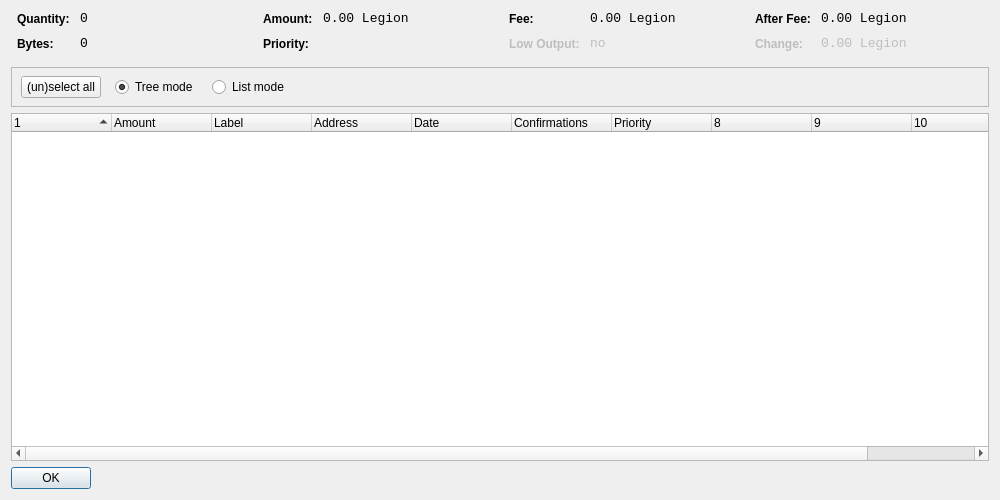
<?xml version="1.0" encoding="UTF-8"?>
<ui version="4.0">
 <class>CoinControlDialog</class>
 <widget class="QDialog" name="CoinControlDialog">
  <property name="geometry">
   <rect>
    <x>0</x>
    <y>0</y>
    <width>1000</width>
    <height>500</height>
   </rect>
  </property>
  <property name="windowTitle">
   <string>Coin Control</string>
  </property>
  <layout class="QVBoxLayout" name="verticalLayout">
   <item>
    <layout class="QHBoxLayout" name="horizontalLayoutTop" stretch="0,0,0,0">
     <property name="topMargin">
      <number>0</number>
     </property>
     <property name="bottomMargin">
      <number>10</number>
     </property>
     <item>
      <layout class="QFormLayout" name="formLayoutCoinControl1">
       <property name="horizontalSpacing">
        <number>10</number>
       </property>
       <property name="verticalSpacing">
        <number>10</number>
       </property>
       <property name="leftMargin">
        <number>6</number>
       </property>
       <property name="rightMargin">
        <number>6</number>
       </property>
       <item row="0" column="0">
        <widget class="QLabel" name="labelCoinControlQuantityText">
         <property name="styleSheet">
          <string notr="true">font-weight:bold;</string>
         </property>
         <property name="text">
          <string>Quantity:</string>
         </property>
        </widget>
       </item>
       <item row="0" column="1">
        <widget class="QLabel" name="labelCoinControlQuantity">
         <property name="font">
          <font>
           <family>Monospace</family>
           <pointsize>10</pointsize>
          </font>
         </property>
         <property name="cursor">
          <cursorShape>IBeamCursor</cursorShape>
         </property>
         <property name="contextMenuPolicy">
          <enum>Qt::ActionsContextMenu</enum>
         </property>
         <property name="text">
          <string notr="true">0</string>
         </property>
         <property name="textInteractionFlags">
          <set>Qt::LinksAccessibleByMouse|Qt::TextSelectableByKeyboard|Qt::TextSelectableByMouse</set>
         </property>
        </widget>
       </item>
       <item row="1" column="0">
        <widget class="QLabel" name="labelCoinControlBytesText">
         <property name="styleSheet">
          <string notr="true">font-weight:bold;</string>
         </property>
         <property name="text">
          <string>Bytes:</string>
         </property>
        </widget>
       </item>
       <item row="1" column="1">
        <widget class="QLabel" name="labelCoinControlBytes">
         <property name="font">
          <font>
           <family>Monospace</family>
           <pointsize>10</pointsize>
          </font>
         </property>
         <property name="cursor">
          <cursorShape>IBeamCursor</cursorShape>
         </property>
         <property name="contextMenuPolicy">
          <enum>Qt::ActionsContextMenu</enum>
         </property>
         <property name="text">
          <string notr="true">0</string>
         </property>
         <property name="textInteractionFlags">
          <set>Qt::LinksAccessibleByMouse|Qt::TextSelectableByKeyboard|Qt::TextSelectableByMouse</set>
         </property>
        </widget>
       </item>
      </layout>
     </item>
     <item>
      <layout class="QFormLayout" name="formLayoutCoinControl2">
       <property name="horizontalSpacing">
        <number>10</number>
       </property>
       <property name="verticalSpacing">
        <number>10</number>
       </property>
       <property name="leftMargin">
        <number>6</number>
       </property>
       <property name="rightMargin">
        <number>6</number>
       </property>
       <item row="0" column="0">
        <widget class="QLabel" name="labelCoinControlAmountText">
         <property name="styleSheet">
          <string notr="true">font-weight:bold;</string>
         </property>
         <property name="text">
          <string>Amount:</string>
         </property>
        </widget>
       </item>
       <item row="0" column="1">
        <widget class="QLabel" name="labelCoinControlAmount">
         <property name="font">
          <font>
           <family>Monospace</family>
           <pointsize>10</pointsize>
          </font>
         </property>
         <property name="cursor">
          <cursorShape>IBeamCursor</cursorShape>
         </property>
         <property name="contextMenuPolicy">
          <enum>Qt::ActionsContextMenu</enum>
         </property>
         <property name="text">
          <string notr="true">0.00 Legion</string>
         </property>
         <property name="textInteractionFlags">
          <set>Qt::LinksAccessibleByMouse|Qt::TextSelectableByKeyboard|Qt::TextSelectableByMouse</set>
         </property>
        </widget>
       </item>
       <item row="1" column="0">
        <widget class="QLabel" name="labelCoinControlPriorityText">
         <property name="styleSheet">
          <string notr="true">font-weight:bold;</string>
         </property>
         <property name="text">
          <string>Priority:</string>
         </property>
        </widget>
       </item>
       <item row="1" column="1">
        <widget class="QLabel" name="labelCoinControlPriority">
         <property name="font">
          <font>
           <family>Monospace</family>
           <pointsize>10</pointsize>
          </font>
         </property>
         <property name="cursor">
          <cursorShape>IBeamCursor</cursorShape>
         </property>
         <property name="contextMenuPolicy">
          <enum>Qt::ActionsContextMenu</enum>
         </property>
         <property name="text">
          <string/>
         </property>
         <property name="textInteractionFlags">
          <set>Qt::LinksAccessibleByMouse|Qt::TextSelectableByKeyboard|Qt::TextSelectableByMouse</set>
         </property>
        </widget>
       </item>
      </layout>
     </item>
     <item>
      <layout class="QFormLayout" name="formLayoutCoinControl3">
       <property name="horizontalSpacing">
        <number>10</number>
       </property>
       <property name="verticalSpacing">
        <number>10</number>
       </property>
       <property name="leftMargin">
        <number>6</number>
       </property>
       <property name="rightMargin">
        <number>6</number>
       </property>
       <item row="0" column="0">
        <widget class="QLabel" name="labelCoinControlFeeText">
         <property name="styleSheet">
          <string notr="true">font-weight:bold;</string>
         </property>
         <property name="text">
          <string>Fee:</string>
         </property>
        </widget>
       </item>
       <item row="0" column="1">
        <widget class="QLabel" name="labelCoinControlFee">
         <property name="font">
          <font>
           <family>Monospace</family>
           <pointsize>10</pointsize>
          </font>
         </property>
         <property name="cursor">
          <cursorShape>IBeamCursor</cursorShape>
         </property>
         <property name="contextMenuPolicy">
          <enum>Qt::ActionsContextMenu</enum>
         </property>
         <property name="text">
          <string notr="true">0.00 Legion</string>
         </property>
         <property name="textInteractionFlags">
          <set>Qt::LinksAccessibleByMouse|Qt::TextSelectableByKeyboard|Qt::TextSelectableByMouse</set>
         </property>
        </widget>
       </item>
       <item row="1" column="0">
        <widget class="QLabel" name="labelCoinControlLowOutputText">
         <property name="enabled">
          <bool>false</bool>
         </property>
         <property name="styleSheet">
          <string notr="true">font-weight:bold;</string>
         </property>
         <property name="text">
          <string>Low Output:</string>
         </property>
        </widget>
       </item>
       <item row="1" column="1">
        <widget class="QLabel" name="labelCoinControlLowOutput">
         <property name="enabled">
          <bool>false</bool>
         </property>
         <property name="font">
          <font>
           <family>Monospace</family>
           <pointsize>10</pointsize>
          </font>
         </property>
         <property name="cursor">
          <cursorShape>IBeamCursor</cursorShape>
         </property>
         <property name="contextMenuPolicy">
          <enum>Qt::ActionsContextMenu</enum>
         </property>
         <property name="text">
          <string notr="true">no</string>
         </property>
         <property name="textInteractionFlags">
          <set>Qt::LinksAccessibleByMouse|Qt::TextSelectableByKeyboard|Qt::TextSelectableByMouse</set>
         </property>
        </widget>
       </item>
      </layout>
     </item>
     <item>
      <layout class="QFormLayout" name="formLayoutCoinControl4">
       <property name="horizontalSpacing">
        <number>10</number>
       </property>
       <property name="verticalSpacing">
        <number>10</number>
       </property>
       <property name="leftMargin">
        <number>6</number>
       </property>
       <property name="rightMargin">
        <number>6</number>
       </property>
       <item row="0" column="0">
        <widget class="QLabel" name="labelCoinControlAfterFeeText">
         <property name="styleSheet">
          <string notr="true">font-weight:bold;</string>
         </property>
         <property name="text">
          <string>After Fee:</string>
         </property>
        </widget>
       </item>
       <item row="0" column="1">
        <widget class="QLabel" name="labelCoinControlAfterFee">
         <property name="font">
          <font>
           <family>Monospace</family>
           <pointsize>10</pointsize>
          </font>
         </property>
         <property name="cursor">
          <cursorShape>IBeamCursor</cursorShape>
         </property>
         <property name="contextMenuPolicy">
          <enum>Qt::ActionsContextMenu</enum>
         </property>
         <property name="text">
          <string notr="true">0.00 Legion</string>
         </property>
         <property name="textInteractionFlags">
          <set>Qt::LinksAccessibleByMouse|Qt::TextSelectableByKeyboard|Qt::TextSelectableByMouse</set>
         </property>
        </widget>
       </item>
       <item row="1" column="0">
        <widget class="QLabel" name="labelCoinControlChangeText">
         <property name="enabled">
          <bool>false</bool>
         </property>
         <property name="styleSheet">
          <string notr="true">font-weight:bold;</string>
         </property>
         <property name="text">
          <string>Change:</string>
         </property>
        </widget>
       </item>
       <item row="1" column="1">
        <widget class="QLabel" name="labelCoinControlChange">
         <property name="enabled">
          <bool>false</bool>
         </property>
         <property name="font">
          <font>
           <family>Monospace</family>
           <pointsize>10</pointsize>
          </font>
         </property>
         <property name="cursor">
          <cursorShape>IBeamCursor</cursorShape>
         </property>
         <property name="contextMenuPolicy">
          <enum>Qt::ActionsContextMenu</enum>
         </property>
         <property name="text">
          <string notr="true">0.00 Legion</string>
         </property>
         <property name="textInteractionFlags">
          <set>Qt::LinksAccessibleByMouse|Qt::TextSelectableByKeyboard|Qt::TextSelectableByMouse</set>
         </property>
        </widget>
       </item>
      </layout>
     </item>
    </layout>
   </item>
   <item>
    <widget class="QFrame" name="frame">
     <property name="minimumSize">
      <size>
       <width>0</width>
       <height>40</height>
      </size>
     </property>
     <property name="frameShape">
      <enum>QFrame::StyledPanel</enum>
     </property>
     <property name="frameShadow">
      <enum>QFrame::Sunken</enum>
     </property>
     <widget class="QWidget" name="horizontalLayoutWidget">
      <property name="geometry">
       <rect>
        <x>10</x>
        <y>0</y>
        <width>781</width>
        <height>41</height>
       </rect>
      </property>
      <layout class="QHBoxLayout" name="horizontalLayoutPanel" stretch="0,0,0,0,0">
       <property name="spacing">
        <number>14</number>
       </property>
       <item>
        <widget class="QPushButton" name="pushButtonSelectAll">
         <property name="sizePolicy">
          <sizepolicy hsizetype="Maximum" vsizetype="Fixed">
           <horstretch>0</horstretch>
           <verstretch>0</verstretch>
          </sizepolicy>
         </property>
         <property name="text">
          <string>(un)select all</string>
         </property>
        </widget>
       </item>
       <item>
        <widget class="QRadioButton" name="radioTreeMode">
         <property name="sizePolicy">
          <sizepolicy hsizetype="Maximum" vsizetype="Fixed">
           <horstretch>0</horstretch>
           <verstretch>0</verstretch>
          </sizepolicy>
         </property>
         <property name="text">
          <string>Tree mode</string>
         </property>
         <property name="checked">
          <bool>true</bool>
         </property>
        </widget>
       </item>
       <item>
        <widget class="QRadioButton" name="radioListMode">
         <property name="sizePolicy">
          <sizepolicy hsizetype="Maximum" vsizetype="Fixed">
           <horstretch>0</horstretch>
           <verstretch>0</verstretch>
          </sizepolicy>
         </property>
         <property name="text">
          <string>List mode</string>
         </property>
        </widget>
       </item>
       <item>
        <spacer name="horizontalSpacer">
         <property name="orientation">
          <enum>Qt::Horizontal</enum>
         </property>
         <property name="sizeHint" stdset="0">
          <size>
           <width>40</width>
           <height>20</height>
          </size>
         </property>
        </spacer>
       </item>
      </layout>
     </widget>
    </widget>
   </item>
   <item>
    <widget class="CoinControlTreeWidget" name="treeWidget">
     <property name="contextMenuPolicy">
      <enum>Qt::CustomContextMenu</enum>
     </property>
     <property name="sortingEnabled">
      <bool>false</bool>
     </property>
     <property name="columnCount">
      <number>11</number>
     </property>
     <attribute name="headerShowSortIndicator" stdset="0">
      <bool>true</bool>
     </attribute>
     <attribute name="headerStretchLastSection">
      <bool>false</bool>
     </attribute>
     <column>
      <property name="text">
       <string/>
      </property>
     </column>
     <column>
      <property name="text">
       <string>Amount</string>
      </property>
     </column>
     <column>
      <property name="text">
       <string>Label</string>
      </property>
     </column>
     <column>
      <property name="text">
       <string>Address</string>
      </property>
     </column>
     <column>
      <property name="text">
       <string>Date</string>
      </property>
     </column>
     <column>
      <property name="text">
       <string>Confirmations</string>
      </property>
      <property name="toolTip">
       <string>Confirmed</string>
      </property>
     </column>
     <column>
      <property name="text">
       <string>Priority</string>
      </property>
     </column>
     <column>
      <property name="text">
       <string/>
      </property>
     </column>
     <column>
      <property name="text">
       <string/>
      </property>
     </column>
     <column>
      <property name="text">
       <string/>
      </property>
     </column>
     <column>
      <property name="text">
       <string/>
      </property>
     </column>
    </widget>
   </item>
   <item>
    <widget class="QDialogButtonBox" name="buttonBox">
     <property name="sizePolicy">
      <sizepolicy hsizetype="Maximum" vsizetype="Fixed">
       <horstretch>0</horstretch>
       <verstretch>0</verstretch>
      </sizepolicy>
     </property>
     <property name="orientation">
      <enum>Qt::Horizontal</enum>
     </property>
     <property name="standardButtons">
      <set>QDialogButtonBox::Ok</set>
     </property>
    </widget>
   </item>
  </layout>
 </widget>
 <customwidgets>
  <customwidget>
   <class>CoinControlTreeWidget</class>
   <extends>QTreeWidget</extends>
   <header>coincontroltreewidget.h</header>
  </customwidget>
 </customwidgets>
 <resources/>
 <connections/>
</ui>
